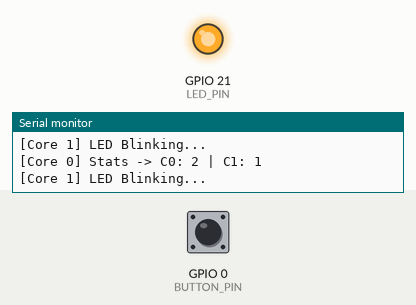
The sketch below on a simulated ESP32. On the bench: output pins drawn as LEDs (lit = HIGH), the last lines printed to the serial monitor. Dashed ring = blinking. Inputs (shaded band) come from the test bench; at power-on: GPIO 0 (BUTTON_PIN) HIGH.

Above: at 1.3 s.
1.4 s: GPIO 0 (BUTTON_PIN) pulled LOW for 0.15 s
At 3.0 s:
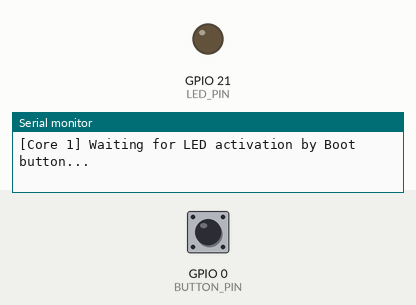
3.6 s: GPIO 0 (BUTTON_PIN) pulled LOW for 1 s
At 4.5 s:
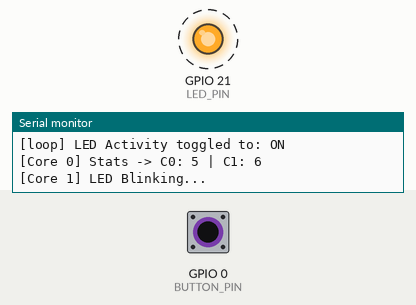
6.6 s: GPIO 0 (BUTTON_PIN) pulled LOW for 3.2 s
At 6.9 s:
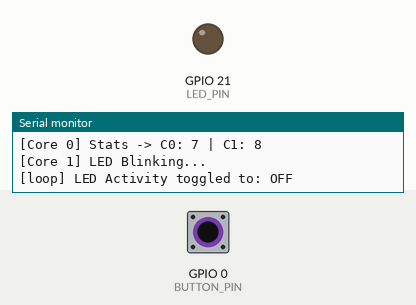
Timing chart, 0 to 9.6 s (numbered marks = the images above; inputs shaded):
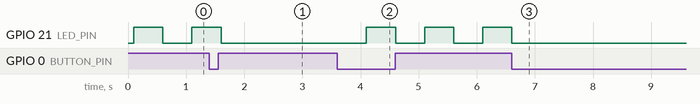

Measured:
- after the input at 1.4 s, GPIO 21 (LED_PIN): goes on until 1.6 s, then stays LOW
- after the input at 3.6 s, GPIO 21 (LED_PIN): alternates HIGH for 0.50 s and LOW for 0.50 s, starting after 0.50 s
- after the input at 6.6 s, GPIO 21 (LED_PIN): goes on until 6.6 s, then stays LOW

The sketch:

Threads.ino
```cpp
/*
 * Threads.ino
 * ESP32 Dual Core Threading Demo with OOP Encapsulation
 *
 * Demonstrates using a C++ Class to encapsulate thread-safety logic.
 */

#if !defined(ESP32)
  #error "This sketch requires an ESP32 board."
#endif
#if CONFIG_FREERTOS_UNICORE
  #error "This sketch requires a dual-core ESP32 (ESP32, S3). Single-core targets (C3, C6, S2, H2) are not supported."
#endif

#include <atomic>

// --- Configuration Constants ---
const uint32_t SERIAL_BAUD      = 115200;
const uint8_t  LED_PIN          = 21;
const uint8_t  BUTTON_PIN       = 0;

// 10000 bytes: default Arduino loopTask is 8192; extra headroom covers printf
// formatting buffers and the SafeStats mutex call chain on both tasks.
const uint32_t TASK_STACK_SIZE  = 10000;
const uint32_t TASK_PRIO        = 1;
const BaseType_t CORE_SERIAL    = 0;
const BaseType_t CORE_LED       = 1;

const uint32_t INTERVAL_SERIAL  = 1000; // ms between serial stats prints
const uint32_t INTERVAL_BLINK   = 500;  // ms per LED half-period (on or off)
const uint32_t INTERVAL_IDLE    = 500;  // ms between "waiting" prints when LED is off
                                        // (equal to INTERVAL_BLINK today, but independent)

// --- Encapsulated Thread-Safe Statistics Class ---
class SafeStats {
private:
    uint32_t core0Iterations = 0;
    uint32_t core1Iterations = 0;
    SemaphoreHandle_t mutex;

public:
    SafeStats() {
        // Create the mutex during object construction
        mutex = xSemaphoreCreateMutex();
    }

    void incCore0() {
        if (xSemaphoreTake(mutex, portMAX_DELAY) == pdTRUE) {
            core0Iterations++;
            xSemaphoreGive(mutex);
        }
    }

    void incCore1() {
        if (xSemaphoreTake(mutex, portMAX_DELAY) == pdTRUE) {
            core1Iterations++;
            xSemaphoreGive(mutex);
        }
    }

    // Returns a snapshot of both counts (single lock acquisition).
    void getCounts(uint32_t &c0, uint32_t &c1) {
        if (xSemaphoreTake(mutex, portMAX_DELAY) == pdTRUE) {
            c0 = core0Iterations;
            c1 = core1Iterations;
            xSemaphoreGive(mutex);
        }
    }

    // Increments core0 counter and returns a consistent snapshot of both
    // counters in one lock acquisition, avoiding a TOCTOU gap.
    void incCore0AndGetCounts(uint32_t &c0, uint32_t &c1) {
        if (xSemaphoreTake(mutex, portMAX_DELAY) == pdTRUE) {
            core0Iterations++;
            c0 = core0Iterations;
            c1 = core1Iterations;
            xSemaphoreGive(mutex);
        }
    }
};

// --- Global State ---
// isLedActive is written from the Arduino main task (loop) and read from
// ledTaskCode (Core 1) and serialTaskCode (Core 0). On a dual-core SMP system
// volatile alone does not guarantee cross-core visibility; use atomic instead.
std::atomic<bool> isLedActive{true};
SafeStats safeStats; // The class instance handles its own mutex internally

TaskHandle_t LedTaskHandle = NULL;
TaskHandle_t SerialTaskHandle = NULL;
SemaphoreHandle_t SerialMutex = NULL;

// --- Function Prototypes ---
void ledTaskCode(void * parameter);
void serialTaskCode(void * parameter);

void setup() {
  Serial.begin(SERIAL_BAUD);
  // On ESP32 UART0 is always ready; this guard only matters for USB-CDC targets.
  #if !defined(ESP32)
    while (!Serial) { ; }
  #endif

  SerialMutex = xSemaphoreCreateMutex();
  if (SerialMutex == NULL) {
    // If heap is exhausted at startup there is nothing safe to do.
    esp_restart();
  }

  // No other tasks exist yet - no mutex needed for this print.
  Serial.println("\r\n--- Dual Core Threading: OOP Class Demo ---");

  pinMode(LED_PIN, OUTPUT);
  pinMode(BUTTON_PIN, INPUT_PULLUP);

  // Start Serial Task on Core 0
  xTaskCreatePinnedToCore(
    serialTaskCode,
    "Serial_Thread",
    TASK_STACK_SIZE,
    NULL,
    TASK_PRIO,
    &SerialTaskHandle,
    CORE_SERIAL);

  delay(100);

  // Start LED Task on Core 1
  xTaskCreatePinnedToCore(
    ledTaskCode,
    "LED_Thread",
    TASK_STACK_SIZE,
    NULL,
    TASK_PRIO,
    &LedTaskHandle,
    CORE_LED);

  if (xSemaphoreTake(SerialMutex, portMAX_DELAY) == pdTRUE) {
    Serial.println("System initialized. Using SafeStats class.");
    xSemaphoreGive(SerialMutex);
  }
}

void loop() {
  static bool lastButtonState = HIGH;
  bool currentButtonState = digitalRead(BUTTON_PIN);

  if (lastButtonState == HIGH && currentButtonState == LOW) {
    isLedActive = !isLedActive;

    // Short timeout: loop() must return promptly to keep button polling
    // responsive. If the serial port is busy, skip this print rather than stall.
    if (xSemaphoreTake(SerialMutex, (TickType_t) 10) == pdTRUE) {
      Serial.printf("[loop] LED Activity toggled to: %s\r\n", isLedActive ? "ON" : "OFF");
      xSemaphoreGive(SerialMutex);
    }
    delay(200);
  }

  lastButtonState = currentButtonState;
  delay(20);
}

// Task 1 (Core 0): Serial Console Printer
void serialTaskCode(void * parameter) {
  for (;;) {
    uint32_t c0, c1;
    safeStats.incCore0AndGetCounts(c0, c1); // single lock: increment + consistent snapshot

    // portMAX_DELAY: printing IS the job of this task - blocking until the
    // mutex is available is correct; there is nothing else time-sensitive here.
    if (xSemaphoreTake(SerialMutex, portMAX_DELAY) == pdTRUE) {
      Serial.printf("[Core 0] Stats -> C0: %u | C1: %u\r\n", c0, c1);
      xSemaphoreGive(SerialMutex);
    }

    delay(INTERVAL_SERIAL);
  }
}

// Task 2 (Core 1): LED Blinker
void ledTaskCode(void * parameter) {
  bool wasActive = true;

  for (;;) {
    safeStats.incCore1(); // Thread-safe increment handled by the class

    if (isLedActive) {
      wasActive = true;
      // Short timeout: printing is incidental - the LED timing must not stall
      // waiting for Core 0 to finish its stats print. Skip if mutex is busy.
      if (xSemaphoreTake(SerialMutex, (TickType_t) 10) == pdTRUE) {
        Serial.println("[Core 1] LED Blinking...");
        xSemaphoreGive(SerialMutex);
      }
      digitalWrite(LED_PIN, HIGH);
      delay(INTERVAL_BLINK);
      digitalWrite(LED_PIN, LOW);
      delay(INTERVAL_BLINK);
    } else {
      if (wasActive) {
        digitalWrite(LED_PIN, LOW);
        wasActive = false;
      }

      // Short timeout: same rationale as above - keep the idle loop responsive.
      if (xSemaphoreTake(SerialMutex, (TickType_t) 10) == pdTRUE) {
        Serial.println("[Core 1] Waiting for LED activation by Boot button...");
        xSemaphoreGive(SerialMutex);
      }
      delay(INTERVAL_IDLE);
    }
  }

}
```
